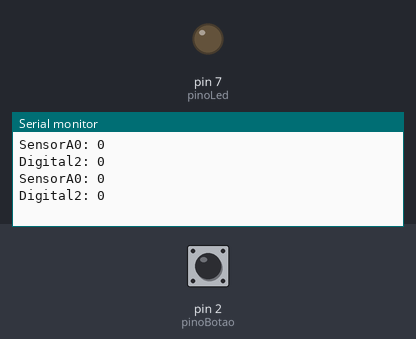
A sketch run on a simulated Arduino Uno, built with avr-gcc and run on an emulated ATmega328P. Shown: output pins drawn as LEDs (lit = HIGH), the last lines printed to the serial monitor. The test bench sets the inputs (shaded band); at power-on: pin 2 (pinoBotao) LOW.

Above: at 1.3 s.
1.4 s: pin 2 (pinoBotao) pulled HIGH for 1 s
At 2.7 s:
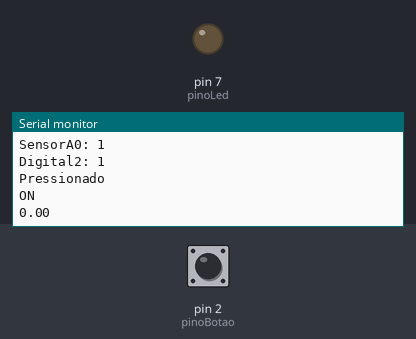
3.9 s: pin 2 (pinoBotao) pulled HIGH for 1 s
At 5.3 s:
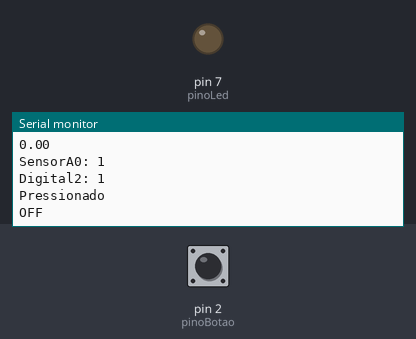

Measured:
- after the input at 1.4 s, the serial monitor: prints a new line after 0.70 s (image 1)
- after the input at 3.9 s, the serial monitor: prints a new line after 0.44 s (image 2)

The sketch:

Atividade3.ino
```cpp
#define pinoBotao 2  // define pino digital D8
#define pinoLed 7    // define pino digital D7
#define pinoSensor A0

int sensorA0 = 0;
float tensao;
bool ligado = false; // define a variável ligado do tipo boleano (true ou false)

void setup()
{
  pinMode(pinoBotao, INPUT); // configura D8 como entrada digital
  pinMode(pinoLed, OUTPUT);  // configura D7 como saída digital
  Serial.begin(9600);        // monitor serial - velocidade 9600 Bps
  delay(100);                // atraso de 100 milisegundos
}

void loop()
{
  //sensorA0 = analogRead(pinoSensor);
  //tensao = sensorA0 * (5.0 / 1024);
  Serial.print("SensorA0: ");
  Serial.println(digitalRead(pinoBotao));

  /*
  Serial.print("SensorA0: ");
  Serial.println(sensorA0);
  Serial.print("Voltagem: ");
  Serial.println(tensao);
  */
  Serial.print("Digital2: ");
  Serial.println(digitalRead(pinoBotao));
  if(digitalRead(pinoBotao) == HIGH) // se botão for pressionado
  {
    Serial.println("Pressionado");
    if(ligado==false)                // se ligado for falso...
    {
      ligado=true;                   // ...ele fica verdadeiro7
      Serial.println("ON");
    }
    else                             // ...se não...
    {
      ligado=false;                  // ...ele fica falso
      Serial.println("OFF");
    }
    delay(200);                      // espera 200ms para evitar múltiplas leituras
  }
  if(ligado == true)
  {
    Serial.println(tensao);
    digitalWrite(7, tensao);     // acende o led

  }
  else
  {
    digitalWrite(pinoLed, LOW);      // desliga o led

  }

  delay(1000);                        // atraso de 100 milisegundos
}
```
